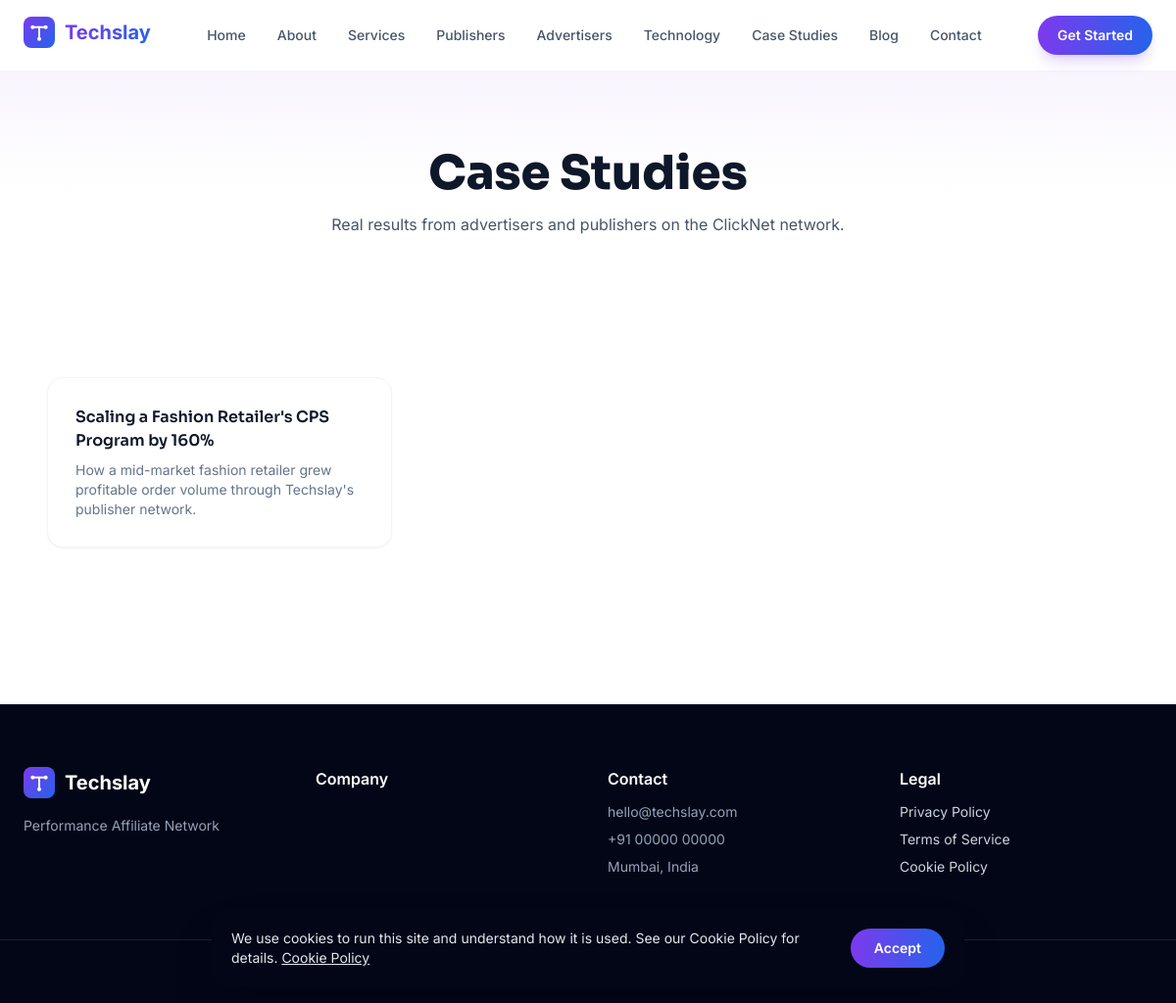
Page /case-studies on the committed database.
### tables this page shows
CREATE TABLE menu_items (
    id INT UNSIGNED AUTO_INCREMENT PRIMARY KEY,
    menu_id INT UNSIGNED NOT NULL,
    parent_id INT UNSIGNED DEFAULT NULL,
    label VARCHAR(100) NOT NULL,
    url VARCHAR(500) NOT NULL,
    target ENUM('_self','_blank') NOT NULL DEFAULT '_self',
    icon VARCHAR(60) DEFAULT NULL,
    sort_order INT NOT NULL DEFAULT 0,
    status ENUM('published','draft') NOT NULL DEFAULT 'published',
    created_at DATETIME NOT NULL DEFAULT CURRENT_TIMESTAMP,
    CONSTRAINT fk_menu_items_menu FOREIGN KEY (menu_id) REFERENCES menus(id) ON DELETE CASCADE,
    CONSTRAINT fk_menu_items_parent FOREIGN KEY (parent_id) REFERENCES menu_items(id) ON DELETE CASCADE,
    INDEX idx_menu_items_menu (menu_id),
    INDEX idx_menu_items_sort (sort_order)
);

CREATE TABLE case_studies (
    id INT UNSIGNED AUTO_INCREMENT PRIMARY KEY,
    industry_id INT UNSIGNED DEFAULT NULL,
    cover_image_id INT UNSIGNED DEFAULT NULL,
    title VARCHAR(255) NOT NULL,
    slug VARCHAR(255) NOT NULL UNIQUE,
    summary VARCHAR(500) DEFAULT NULL,
    content LONGTEXT DEFAULT NULL,
    metrics JSON DEFAULT NULL COMMENT 'e.g. [{"label":"Conversions","value":"+160%"}]',
    sort_order INT NOT NULL DEFAULT 0,
    status ENUM('published','draft','trashed') NOT NULL DEFAULT 'draft',
    published_at DATETIME DEFAULT NULL,
    deleted_at DATETIME DEFAULT NULL,
    created_at DATETIME NOT NULL DEFAULT CURRENT_TIMESTAMP,
    updated_at DATETIME NOT NULL DEFAULT CURRENT_TIMESTAMP ON UPDATE CURRENT_TIMESTAMP,
    CONSTRAINT fk_case_studies_industry FOREIGN KEY (industry_id) REFERENCES industries(id) ON DELETE SET NULL,
    CONSTRAINT fk_case_studies_cover FOREIGN KEY (cover_image_id) REFERENCES media(id) ON DELETE SET NULL,
    INDEX idx_case_studies_status (status)
);

### app/Core/Controller.php (called while the page is built, shortened)
<?php
abstract class Controller
{
    protected function view(string $view, array $data = [], ?string $layout = null): void
    {
        View::output($view, $data, $layout);
    }
}

### app/Controllers/Front/CaseStudyController.php (called while the page is built, shortened)
<?php
final class CaseStudyController extends Controller
{
    public function index(): void
    {
        $this->view('front.case-studies.index', [
            'pageTitle' => 'Case Studies',
            'caseStudies' => CaseStudy::published(),
            'headerMenu' => Menu::itemsForLocation('header'),
            'footerMenu' => Menu::itemsForLocation('footer'),
            'seo' => $this->seoFromRow(null, [
                Seo::breadcrumbSchema([
                    ['name' => 'Home', 'url' => View::url('/')],
                    ['name' => 'Case Studies', 'url' => View::url('case-studies')],
                ]),
            ]),
        ], 'front.layouts.main');
    }
}

### public/index.php (called while the page is built, shortened)
<?php
$router = new Router();
$router->dispatch();

### app/Core/Database.php (called while the page is built, shortened)
<?php
final class Database
{
    private static ?PDO $connection = null;
    public static function connection(): PDO
    {
        if (self::$connection === null) {
            $config = require dirname(__DIR__, 2) . '/config/database.php';
            $dsn = sprintf(
                'mysql:host=%s;port=%s;dbname=%s;charset=%s',
                $config['host'],
                $config['port'],
                $config['database'],
                $config['charset']
            );
            try {
                self::$connection = new PDO($dsn, $config['username'], $config['password'], [
                    PDO::ATTR_ERRMODE => PDO::ERRMODE_EXCEPTION,
                    PDO::ATTR_DEFAULT_FETCH_MODE => PDO::FETCH_ASSOC,
                    PDO::ATTR_EMULATE_PREPARES => false,
                    PDO::ATTR_PERSISTENT => false,
                ]);
            } catch (PDOException $e) {
                Logger::error('Database connection failed: ' . $e->getMessage());
                throw new RuntimeException('Unable to connect to the database.', 0, $e);
            }
        }
        return self::$connection;
    }
    public static function query(string $sql, array $params = []): PDOStatement
    {
        $stmt = self::connection()->prepare($sql);
        $stmt->execute($params);
        return $stmt;
    }
    public static function fetchAll(string $sql, array $params = []): array
    {
        return self::query($sql, $params)->fetchAll();
    }
}

### app/Core/Model.php (called while the page is built, shortened)
<?php
abstract class Model
{
    protected static string $table = '';
    protected static bool $softDeletes = false;
    protected static function buildWhere(array $where): array
    {
        $conditions = [];
        $params = [];
        if (static::$softDeletes && !array_key_exists('deleted_at', $where)) {
            $conditions[] = 'deleted_at IS NULL';
        }
        foreach ($where as $column => $value) {
            $conditions[] = "`{$column}` = :{$column}";
            $params[$column] = $value;
        }
        $sql = $conditions === [] ? '' : ' WHERE ' . implode(' AND ', $conditions);
        return [$sql, $params];
    }
    public static function where(array $conditions, string $orderBy = 'id DESC'): array
    {
        [$whereSql, $params] = static::buildWhere($conditions);
        return Database::fetchAll(
            'SELECT * FROM ' . static::$table . $whereSql . ' ORDER BY ' . $orderBy,
            $params
        );
    }
}

### app/Models/CaseStudy.php (called while the page is built, shortened)
<?php
final class CaseStudy extends Model
{
    public static function published(string $orderBy = 'sort_order ASC'): array
    {
        return static::where(['status' => 'published'], $orderBy);
    }
}

### config/env.php (called while the page is built, shortened)
<?php
function env(string $key, mixed $default = null): mixed
{
    $value = $_ENV[$key] ?? getenv($key);
    return match (strtolower((string) $value)) {
        'true', '(true)' => true,
        'false', '(false)' => false,
        'null', '(null)' => null,
        'empty', '(empty)' => '',
        default => $value,
    };
}

### config/app.php (called while the page is built, shortened)
<?php
return [
    'name' => env('APP_NAME', 'ClickNet'),
    'env' => env('APP_ENV', 'production'),
    'debug' => (bool) env('APP_DEBUG', false),
    'url' => rtrim((string) env('APP_URL', 'http://localhost'), '/'),
    'key' => env('APP_KEY', ''),
    'timezone' => 'UTC',
    'upload_max_size' => ((int) env('UPLOAD_MAX_SIZE_MB', 10)) * 1024 * 1024,
    'upload_allowed_images' => ['jpg', 'jpeg', 'png', 'webp', 'gif', 'svg'],
    'upload_allowed_videos' => ['mp4', 'webm', 'mov'],
    'upload_allowed_documents' => ['pdf'],
    'admin_prefix' => 'admin',
    'maintenance_mode' => false,
];

### app/Models/Menu.php (called while the page is built, shortened)
<?php
final class Menu extends Model
{
    public static function itemsForLocation(string $location): array
    {
        return Database::fetchAll(
            'SELECT mi.*
             FROM menu_items mi
             JOIN menus m ON m.id = mi.menu_id
             WHERE m.location = :location
               AND mi.parent_id IS NULL
               AND mi.status = "published"
             ORDER BY mi.sort_order ASC',
            ['location' => $location]
        );
    }
}

### app/Models/Setting.php (called while the page is built, shortened)
<?php
final class Setting extends Model
{
    private static ?array $cache = null;
    public static function all(string $orderBy = 'id DESC'): array
    {
        if (self::$cache === null) {
            self::$cache = [];
            foreach (Database::fetchAll('SELECT * FROM settings') as $row) {
                self::$cache[$row['group']][$row['key']] = $row['value'];
            }
        }
        return self::$cache;
    }
    public static function get(string $group, string $key, mixed $default = null): mixed
    {
        $all = self::all();
        return $all[$group][$key] ?? $default;
    }
}

### app/Views/front/layouts/main.php (the view, shortened to what this page needs)
<!doctype html>
<html lang="en">
<head>
</head>
<body class="bg-white text-slate-800 antialiased">
<header class="sticky top-0 z-50 glass border-b border-slate-100">
  <div class="max-w-7xl mx-auto px-6 py-4 flex items-center justify-between">
    <a href="<?= View::url('/') ?>"><?php View::partial('partials.logo'); ?></a>
    <nav class="hidden md:flex items-center gap-8 text-sm font-medium text-slate-600">
      <?php foreach ($headerMenu ?? [] as $item): ?>
        <a href="<?= View::url(ltrim($item['url'], '/')) ?>" class="hover:text-brand-500 transition"><?= View::e($item['label']) ?></a>
      <?php endforeach; ?>
    </nav>
    <a href="<?= View::url('contact') ?>" class="hidden md:inline-flex items-center rounded-full bg-gradient-to-r from-brand-500 to-accent-500 text-white text-sm font-semibold px-5 py-2.5 shadow-lg shadow-brand-500/20 hover:shadow-brand-500/40 transition">Get Started</a>
  </div>
</header>
<main><?= $content ?></main>
<footer class="bg-slate-950 text-slate-300 mt-24">
  <div class="max-w-7xl mx-auto px-6 py-16 grid grid-cols-1 md:grid-cols-4 gap-10">
    <div>
      <div class="mb-3"><?php View::partial('partials.logo', ['variant' => 'white']); ?></div>
      <p class="text-sm text-slate-400"><?= View::e(Setting::get('branding', 'tagline', '')) ?></p>
    </div>
    <div>
      <div class="font-semibold text-white mb-3">Company</div>
    </div>
    <div>
      <div class="font-semibold text-white mb-3">Contact</div>
      <ul class="space-y-2 text-sm text-slate-400">
        <li><?= View::e(Setting::get('business', 'email', '')) ?></li>
        <li><?= View::e(Setting::get('business', 'phone', '')) ?></li>
        <li><?= View::e(Setting::get('business', 'address', '')) ?></li>
      </ul>
    </div>
    <div>
      <div class="font-semibold text-white mb-3">Legal</div>
      <ul class="space-y-2 text-sm">
        <li><a href="<?= View::url('privacy-policy') ?>" class="hover:text-white transition">Privacy Policy</a></li>
        <li><a href="<?= View::url('terms') ?>" class="hover:text-white transition">Terms of Service</a></li>
        <li><a href="<?= View::url('cookie-policy') ?>" class="hover:text-white transition">Cookie Policy</a></li>
      </ul>
    </div>
  </div>
  <div class="border-t border-white/10 py-6 text-center text-xs text-slate-500">
  </div>
</footer>
</body>
</html>

### app/Core/Router.php (shortened to what this page needs)
<?php
final class Router
{
    private array $routes = [];
    private string $groupPrefix = '';
    private array $groupMiddleware = [];
    public function group(string $prefix, array $middleware, callable $callback): void
    {
        $previousPrefix = $this->groupPrefix;
        $previousMiddleware = $this->groupMiddleware;
        $this->groupPrefix = $previousPrefix . $prefix;
        $this->groupMiddleware = array_merge($previousMiddleware, $middleware);
        $this->groupPrefix = $previousPrefix;
        $this->groupMiddleware = $previousMiddleware;
    }
    private function addRoute(string $method, string $uri, array $action, array $middleware): void
    {
        $fullUri = rtrim($this->groupPrefix . $uri, '/');
        $fullUri = $fullUri === '' ? '/' : $fullUri;
        $this->routes[] = [
            'method' => $method,
            'uri' => $fullUri,
            'action' => $action,
            'middleware' => array_merge($this->groupMiddleware, $middleware),
            'pattern' => $this->toPattern($fullUri),
        ];
    }
    private function toPattern(string $uri): string
    {
        $pattern = preg_replace('#\{([a-zA-Z_]+)\}#', '(?P<$1>[^/]+)', $uri);
        return '#^' . $pattern . '$#';
    }
    public function dispatch(): void
    {
        $method = Request::method();
        $uri = Request::uri();
        foreach ($this->routes as $route) {
            if ($route['method'] !== $method) {
                continue;
            }
            if (!preg_match($route['pattern'], $uri, $matches)) {
                continue;
            }
            $params = array_filter($matches, static fn ($key) => !is_int($key), ARRAY_FILTER_USE_KEY);
            $params = array_map(
                static fn ($value) => ctype_digit($value) ? (int) $value : $value,
                $params
            );
            [$controllerClass, $method2] = $route['action'];
            $controller = new $controllerClass();
            $controller->$method2(...array_values($params));
            return;
        }
    }
}

### app/Views/front/case-studies/index.php (shortened to what this page needs)
<section class="py-20 bg-gradient-to-b from-brand-50 via-white to-white">
  <div class="max-w-3xl mx-auto px-6 text-center">
    <h1 class="text-4xl md:text-5xl font-extrabold text-slate-900">Case Studies</h1>
    <p class="mt-4 text-slate-600">Real results from advertisers and publishers on the ClickNet network.</p>
  </div>
</section>
<section class="py-16">
  <div class="max-w-6xl mx-auto px-6">
    <?php if ($caseStudies === []): ?>
      <p class="text-center text-slate-400">Case studies will be published here soon.</p>
    <?php else: ?>
      <div class="grid sm:grid-cols-2 lg:grid-cols-3 gap-6">
        <?php foreach ($caseStudies as $case): ?>
          <a href="<?= View::url('case-studies/' . $case['slug']) ?>" class="rounded-2xl bg-white border border-slate-100 shadow-sm hover:shadow-lg transition p-7 block">
            <h3 class="font-semibold text-slate-900"><?= View::e($case['title']) ?></h3>
            <p class="mt-2 text-sm text-slate-500"><?= View::e($case['summary'] ?? '') ?></p>
          </a>
        <?php endforeach; ?>
      </div>
    <?php endif; ?>
  </div>
</section>

### rows in the picture
menu_items: label "Home"
menu_items: label "About"
menu_items: label "Services"
menu_items: label "Publishers"
menu_items: label "Advertisers"
menu_items: label "Technology"
menu_items: label "Case Studies"
menu_items: label "Blog"
menu_items: label "Contact"
case_studies: title "Scaling a Fashion Retailer's CPS Program by 160%", summary "How a mid-market fashion retailer grew profitable order volume through Techslay's publisher network."
